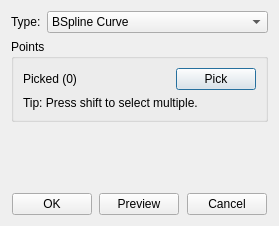
<?xml version="1.0" encoding="UTF-8"?>
<ui version="4.0">
 <class>Curve3DBSplineInfoDialog</class>
 <widget class="QDialog" name="Curve3DBSplineInfoDialog">
  <property name="geometry">
   <rect>
    <x>0</x>
    <y>0</y>
    <width>279</width>
    <height>226</height>
   </rect>
  </property>
  <property name="windowTitle">
   <string>B-Spline</string>
  </property>
  <layout class="QGridLayout" name="gridLayout_4">
   <item row="0" column="0">
    <widget class="QWidget" name="widget_2" native="true">
     <property name="sizePolicy">
      <sizepolicy hsizetype="Preferred" vsizetype="Fixed">
       <horstretch>0</horstretch>
       <verstretch>0</verstretch>
      </sizepolicy>
     </property>
     <layout class="QGridLayout" name="gridLayout_2">
      <property name="leftMargin">
       <number>0</number>
      </property>
      <property name="topMargin">
       <number>0</number>
      </property>
      <property name="rightMargin">
       <number>0</number>
      </property>
      <property name="bottomMargin">
       <number>0</number>
      </property>
      <item row="0" column="0">
       <widget class="QLabel" name="label">
        <property name="sizePolicy">
         <sizepolicy hsizetype="Fixed" vsizetype="Preferred">
          <horstretch>0</horstretch>
          <verstretch>0</verstretch>
         </sizepolicy>
        </property>
        <property name="text">
         <string>Type:</string>
        </property>
       </widget>
      </item>
      <item row="0" column="1">
       <widget class="QComboBox" name="comb_type">
        <item>
         <property name="text">
          <string>BSpline Curve</string>
         </property>
        </item>
       </widget>
      </item>
     </layout>
    </widget>
   </item>
   <item row="1" column="0">
    <widget class="QStackedWidget" name="stackedWidget">
     <widget class="QWidget" name="page">
      <layout class="QGridLayout" name="gridLayout">
       <property name="leftMargin">
        <number>0</number>
       </property>
       <property name="topMargin">
        <number>0</number>
       </property>
       <property name="rightMargin">
        <number>0</number>
       </property>
       <property name="bottomMargin">
        <number>0</number>
       </property>
       <item row="0" column="0">
        <widget class="QGroupBox" name="groupBox">
         <property name="sizePolicy">
          <sizepolicy hsizetype="Preferred" vsizetype="Fixed">
           <horstretch>0</horstretch>
           <verstretch>0</verstretch>
          </sizepolicy>
         </property>
         <property name="title">
          <string>Points</string>
         </property>
         <layout class="QGridLayout" name="gridLayout_5">
          <item row="0" column="3">
           <widget class="QPushButton" name="pb_selectpoint">
            <property name="sizePolicy">
             <sizepolicy hsizetype="Fixed" vsizetype="Fixed">
              <horstretch>0</horstretch>
              <verstretch>0</verstretch>
             </sizepolicy>
            </property>
            <property name="text">
             <string>Pick</string>
            </property>
           </widget>
          </item>
          <item row="0" column="1">
           <widget class="QLabel" name="lb_points">
            <property name="text">
             <string>Picked (0)</string>
            </property>
           </widget>
          </item>
          <item row="1" column="1" colspan="3">
           <widget class="QLabel" name="label_2">
            <property name="text">
             <string>Tip: Press shift to select multiple.</string>
            </property>
           </widget>
          </item>
         </layout>
        </widget>
       </item>
       <item row="2" column="0">
        <spacer name="verticalSpacer">
         <property name="orientation">
          <enum>Qt::Vertical</enum>
         </property>
         <property name="sizeHint" stdset="0">
          <size>
           <width>20</width>
           <height>40</height>
          </size>
         </property>
        </spacer>
       </item>
      </layout>
     </widget>
    </widget>
   </item>
   <item row="2" column="0">
    <widget class="QWidget" name="widget" native="true">
     <property name="sizePolicy">
      <sizepolicy hsizetype="Preferred" vsizetype="Fixed">
       <horstretch>0</horstretch>
       <verstretch>0</verstretch>
      </sizepolicy>
     </property>
     <layout class="QGridLayout" name="gridLayout_3">
      <property name="leftMargin">
       <number>0</number>
      </property>
      <property name="topMargin">
       <number>0</number>
      </property>
      <property name="rightMargin">
       <number>0</number>
      </property>
      <property name="bottomMargin">
       <number>0</number>
      </property>
      <item row="0" column="4">
       <spacer name="horizontalSpacer_3">
        <property name="orientation">
         <enum>Qt::Horizontal</enum>
        </property>
        <property name="sizeHint" stdset="0">
         <size>
          <width>40</width>
          <height>20</height>
         </size>
        </property>
       </spacer>
      </item>
      <item row="0" column="1">
       <widget class="QPushButton" name="pb_ok">
        <property name="text">
         <string>OK</string>
        </property>
       </widget>
      </item>
      <item row="0" column="3">
       <widget class="QPushButton" name="pb_preview">
        <property name="text">
         <string>Preview</string>
        </property>
       </widget>
      </item>
      <item row="0" column="5">
       <widget class="QPushButton" name="pb_cancel">
        <property name="text">
         <string>Cancel</string>
        </property>
       </widget>
      </item>
      <item row="0" column="2">
       <spacer name="horizontalSpacer_2">
        <property name="orientation">
         <enum>Qt::Horizontal</enum>
        </property>
        <property name="sizeHint" stdset="0">
         <size>
          <width>40</width>
          <height>20</height>
         </size>
        </property>
       </spacer>
      </item>
      <item row="0" column="0">
       <spacer name="horizontalSpacer">
        <property name="orientation">
         <enum>Qt::Horizontal</enum>
        </property>
        <property name="sizeHint" stdset="0">
         <size>
          <width>40</width>
          <height>20</height>
         </size>
        </property>
       </spacer>
      </item>
      <item row="0" column="6">
       <spacer name="horizontalSpacer_4">
        <property name="orientation">
         <enum>Qt::Horizontal</enum>
        </property>
        <property name="sizeHint" stdset="0">
         <size>
          <width>40</width>
          <height>20</height>
         </size>
        </property>
       </spacer>
      </item>
     </layout>
    </widget>
   </item>
  </layout>
 </widget>
 <resources/>
 <connections/>
</ui>
